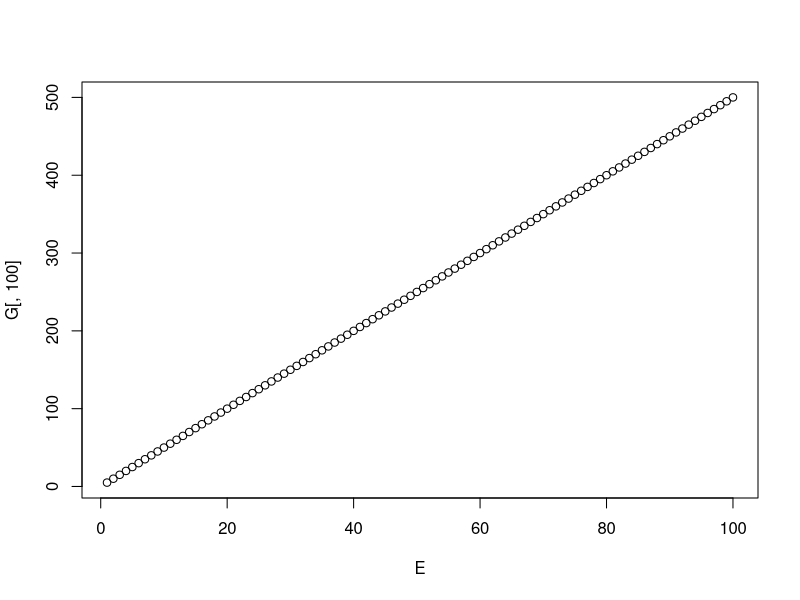
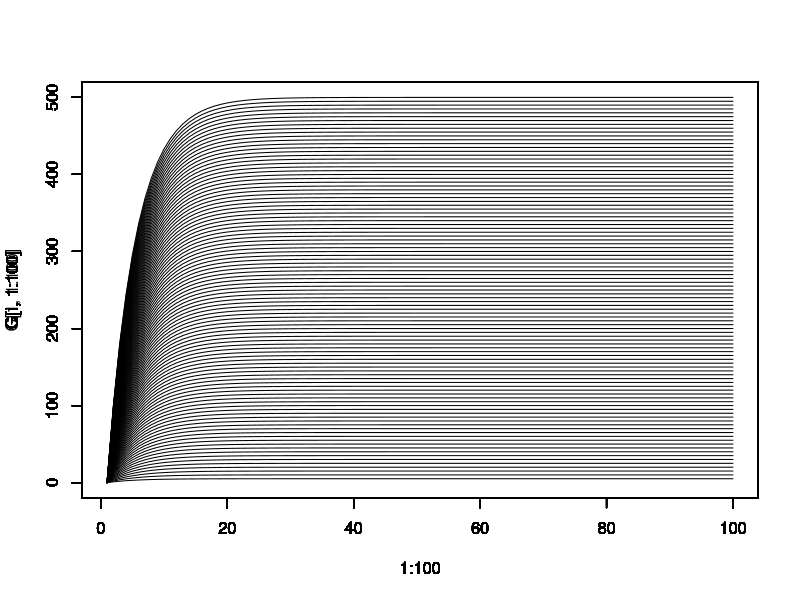

Reproduce these figures in R, in order.
# Emission (overall), E = N*e
E <- seq(0:99)

# Matrix for accumulated emissions over time as a function of E 
G <- matrix(rep(0,100*100),nrow = 100, ncol = 100, byrow = TRUE)

# Absorption rate (constant)
mu <- 0.2

# index (also max number of periods considered)
n <- 100

# Function which assigns every element of the previous matrix
# Always start with emission level of 0, and emit in period 2
# For any given E, the element in G corresponds to the accumulated emissions 
# up to that period. 

for(j in 1:n){
  for(i in 2:n){
    G[j,1] = 0 
    G[j,i] = (1-mu)*G[j,i-1]+E[j]
  }
} 

# give out the results for G
G

# plot G at t=100
plot(E,G[,100], title = 'Accumulated Emissions after 100 Periods as Function of E')

# plot the convergence of all G's over time
plot(1:100,G[1,1:100], ylim = c(0,500), type = 'l')
for(i in 2:100){par(new=TRUE);plot(1:100,G[i,1:100], add = TRUE, type = 'l', ylim = c(0,500))}

